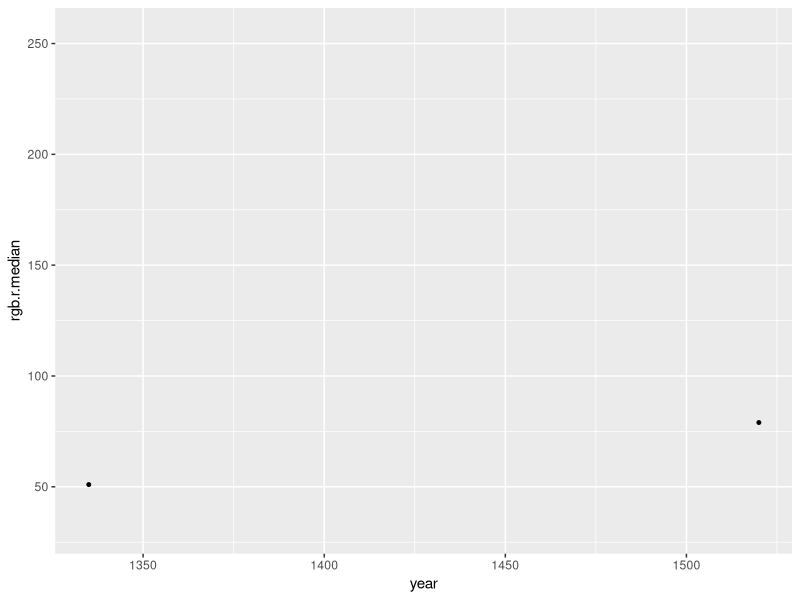

Recreate this plot in R.
library("dplyr")
library("stringr")
library("readr")
library("ggplot2")

stat <- read_csv("stats.csv", col_names = c("X1"))
col <- stat$X1
df <- data.frame(matrix(ncol = 63, nrow = 0), stringsAsFactors = FALSE)
df.colnames <-  c("artist", "art", "year",
				  "hsv.h.avg", "hsv.h.median", "hsv.h.min", "hsv.h.max", 
				  "hsv.s.avg", "hsv.s.median", "hsv.s.min", "hsv.s.max", 
				  "hsv.v.avg", "hsv.v.median", "hsv.v.min", "hsv.v.max", 
				  "lab.a.avg", "lab.a.median", "lab.a.min", "lab.a.max", 
				  "lab.b.avg", "lab.b.median", "lab.b.min", "lab.b.max", 
				  "lab.l.avg", "lab.l.median", "lab.l.min", "lab.l.max", 
				  "lch.c.avg", "lch.c.median", "lch.c.min", "lch.c.max", 
				  "lch.h.avg", "lch.h.median", "lch.h.min", "lch.h.max", 
				  "lch.l.avg", "lch.l.median", "lch.l.min", "lch.l.max", 
				  "luv.l.avg", "luv.l.median", "luv.l.min", "luv.l.max", 
				  "luv.u.avg", "luv.u.median", "luv.u.min", "luv.u.max", 
				  "luv.v.avg", "luv.v.median", "luv.v.min", "luv.v.max", 
				  "rgb.b.avg", "rgb.b.median", "rgb.b.min", "rgb.b.max", 
				  "rgb.g.avg", "rgb.g.median", "rgb.g.min", "rgb.g.max", 
				  "rgb.r.avg", "rgb.r.median", "rgb.r.min", "rgb.r.max")
colnames(df) <- df.colnames
v <- vector()
for (i in 1:length(col)) {
	str <- iconv(col[i], to='ASCII//TRANSLIT')
	j <- (i - 1) %% 61
	if (j == 0) {
		col[i] <- str_extract(str, "([a-z]|[A-Z]| )*;")
		str.to.add <- gsub(";", "", col[i])
		v <- c(v, str.to.add)
	}
	if (j == 0) {
		col[i] <- str_extract(str, ";([a-z]|[A-Z]|[0-9]| |'|. |(|)|)*")
		str.to.add <- gsub(";", "", col[i])
		v <- c(v, str.to.add)
	}
	if (j == 0) {
		col[i] <- str_extract(str, ";[0-9]+")
		str.to.add <- gsub(";", "", col[i])
		v <- c(v, str.to.add)
	}
	else if (j == 1) {
		col[i] <- str_extract(col[i], " [0-9]* ")
		v <- c(v, col[i])
	}
	else if (j == 60) {
		col[i] <- str_extract(col[i], "-?[0-9]*$")
		v <- c(v, col[i])
		vec.df <- as.data.frame(t(v))
		colnames(vec.df) <- df.colnames
		df <- rbind(df, vec.df)
		v <- vector()
	}
	else {
		col[i] <- str_extract(col[i], "-?[0-9]*$")
		v <- c(v, col[i])
	}
}
df <- cbind(df[,1:3], lapply(df[,4:63], as.numeric))
df <- df %>% mutate(year = as.numeric(as.character(year))) %>% arrange(year)
write_csv(df, "data.csv")
p <- ggplot(df, aes(x = year, y = rgb.r.median)) + geom_point(size = 1)